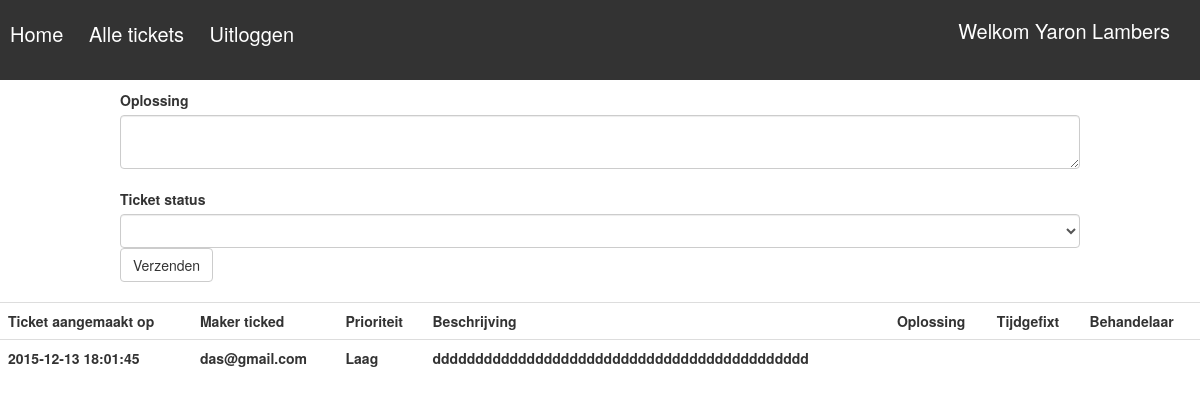
The page /includes/tickethandeling.php?id=7 (signed in) on the database its author committed.
### tables this page shows
CREATE TABLE `user` (
  `id` int(5) NOT NULL,
  `firstname` varchar(45) NOT NULL,
  `lastname` varchar(45) NOT NULL,
  `phone` int(14) NOT NULL,
  `role` int(2) NOT NULL DEFAULT '1',
  `email` varchar(100) NOT NULL,
  `password` varchar(32) NOT NULL
);

CREATE TABLE `ticket` (
  `idticket` int(11) NOT NULL,
  `customer` varchar(45) NOT NULL,
  `idcustomer` int(11) NOT NULL,
  `created_at` timestamp NOT NULL DEFAULT CURRENT_TIMESTAMP ON UPDATE CURRENT_TIMESTAMP,
  `urgentieLevel` int(3) NOT NULL,
  `description` varchar(45) NOT NULL,
  `employee` varchar(45) DEFAULT NULL,
  `fixed_at` varchar(14) DEFAULT NULL,
  `solution` longtext,
  `active` int(2) NOT NULL
);

### includes/tickethandeling.php (the view, shortened to what this page needs)
<!doctype html>
<html lang="en">
<head>
    <link rel="stylesheet" href="../css/style.css">
    <link rel="stylesheet" href="../css/bootstrap.css">
</head>
<body>
<?php
include_once('database.php');
$email = $_SESSION['email'];
$user_email = "SELECT * FROM user WHERE email LIKE '%$email%'";
$result = mysqli_query($db, $user_email);
$row = mysqli_fetch_assoc($result);
$userName = $row['firstname'] ." ". $row['lastname']. "<br/>";
$role = $row['role'];
if(!empty($_SESSION['email'])){
    echo '<div class="menubar">';
    echo "<h2>"."Welkom ". $userName."</h2>"."<br/>";
    echo '<a href="ticket.php">Home </a> ';
    echo '<a class="menu" href="ticket.php"> Alle tickets </a>';
    echo '<a href="logout.php">Uitloggen </a>';
    echo '</div>';
}else{
    header('location: ../index.php');
}
if ($role == 2){
    $id = $_GET['id'];
    $query = "SELECT * FROM ticket WHERE idticket='$id' ";
    $return = mysqli_query($db, $query);
    $row = mysqli_fetch_array($return);
    if($row['urgentieLevel'] == 1){
        $urgentieLevel = 'Laag';
    }elseif($row['urgentieLevel'] == 2){
        $urgentieLevel = 'Normaal';
    }elseif($row['urgentieLevel'] == 4){
        $urgentieLevel = 'Kritiek';
    }
    echo '
    <table class="table table-hover">
     <tr>
        <th>Ticket aangemaakt op </th>
        <th>Maker ticked</th>
        <th>Prioriteit</th>
        <th>Beschrijving </th>
        <th>Oplossing </th>
        <th>Tijdgefixt </th>
        <th>Behandelaar</th>
    </tr>
    ';
    echo '<tr>';
    echo "<th>".$row['created_at']."</th>";
    echo "<th>".$row['customer']. "</th>";
    echo "<th>".$urgentieLevel. "</th>";
    echo "<th>".$row['description'] . "</th>";
    echo "<th>" .$row['solution'] . "</th>";
    echo "<th>" .$row['fixed_at'] . "</th>";
    echo "<th>" .$row['employee'] . "</th>";
    echo '</tr>';
    echo '
        <div class="containerForm">
        <form method="POST">
         <label>Oplossing</label> <br/>
         <textarea class="form-control" name="solution" rows="" cols="100">  </textarea> <br/>
        <label> Ticket status </label>
        <select name="status" class="form-control"/>
        <option>  </option>
        ';
    echo'
            </select>
            <input class="btn btn-default" type="submit" name="submit" value="Verzenden"> <br/>
        </form>
        <br/>
        </div>
    ';
}

### css/style.css (style rules this page uses)
body { margin: 0; padding: 0; }
.containerForm { width: 80%; height: auto; margin: 0 auto; background: #fff; }
.menubar { width: 100%; height: 80px; color: #000; background: #333; margin-bottom: 10px; }
.menubar h2 { font-size: 20px; color: #fff; display: inline-block; position: absolute; right: 30px; }
.menubar a { color: #fff; font-size: 20px; text-decoration: none; padding: 0 10px; }

### rows shown on the page
user: firstname "Yaron", lastname "Lambers"
ticket: created_at "2015-12-13 18:01:45", customer "das@gmail.com", urgentieLevel "Laag", description "dddddddddddddddddddddddddddddddddddddddddddd"
